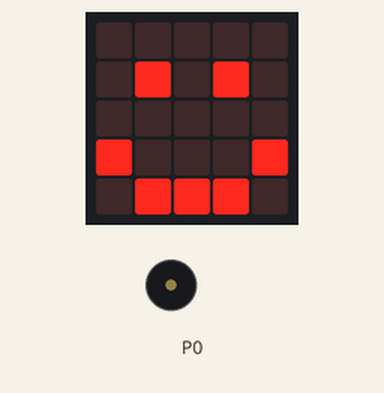
Bench run of a program on a simulated BBC micro:bit (MakeCode). Parts: the board's 5×5 LED display, buzzer (waves = sounding). At 10.2 s the program stops and its outputs stay as they are.

Above: at 0.1 s.
At 2.8 s:
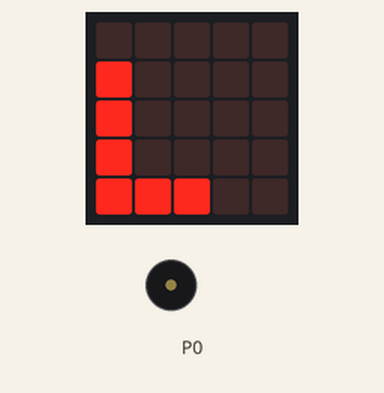
At 5.2 s:
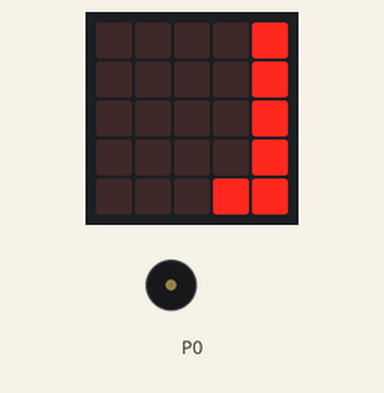
At 10.2 s:
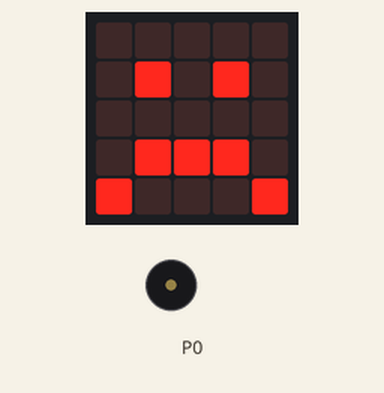
Timing chart, 0 to 11.7 s (numbered marks = the images above):
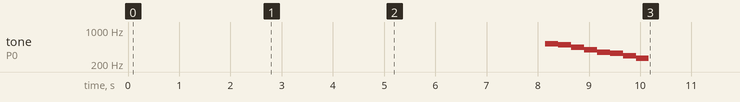

The program:

main.ts
```typescript
basic.showIcon(IconNames.Happy)
basic.pause(100)
basic.showLeds(`
    # # # # #
    # . . . .
    . . . . .
    . . . . .
    . . . . .
    `)
basic.showLeds(`
    # # # # .
    # . . . .
    # . . . .
    . . . . .
    . . . . .
    `)
basic.showLeds(`
    # # # . .
    # . . . .
    # . . . .
    # . . . .
    . . . . .
    `)
basic.showLeds(`
    # # . . .
    # . . . .
    # . . . .
    # . . . .
    # . . . .
    `)
basic.showLeds(`
    # . . . .
    # . . . .
    # . . . .
    # . . . .
    # # . . .
    `)
basic.showLeds(`
    . . . . .
    # . . . .
    # . . . .
    # . . . .
    # # # . .
    `)
basic.showLeds(`
    . . . . .
    . . . . .
    # . . . .
    # . . . .
    # # # # .
    `)
basic.showLeds(`
    . . . . .
    . . . . .
    . . . . .
    # . . . .
    # # # # #
    `)
basic.showLeds(`
    . . . . .
    . . . . .
    . . . . .
    . . . . #
    # # # # #
    `)
basic.showLeds(`
    . . . . .
    . . . . .
    . . . . #
    . . . . #
    . # # # #
    `)
basic.showLeds(`
    . . . . .
    . . . . #
    . . . . #
    . . . . #
    . # # # #
    `)
basic.showLeds(`
    . . . . #
    . . . . #
    . . . . #
    . . . . #
    . . . # #
    `)
basic.showLeds(`
    . . . . #
    . . . . #
    . . . . #
    . . . . #
    . . . . #
    `)
basic.showLeds(`
    . . . . #
    . . . . #
    . . . . #
    . . . . #
    . . . . .
    `)
basic.showLeds(`
    . . . . #
    . . . . #
    . . . . #
    . . . . .
    . . . . .
    `)
basic.showLeds(`
    . . . . #
    . . . . #
    . . . . .
    . . . . .
    . . . . .
    `)
basic.showLeds(`
    . . . . #
    . . . . .
    . . . . .
    . . . . .
    . . . . .
    `)
basic.showIcon(IconNames.Sad)
basic.pause(50)
music.playMelody("C5 B A G F E D C ", 240)
```

test.ts
```typescript
// aquí va el archivo "tests"; esto no se compilará cuando este paquete se utilice como una extensión.
```

Measured:
- what the display in image 1 shows lasts 0.4 s, from 2.7 s to 3.1 s
